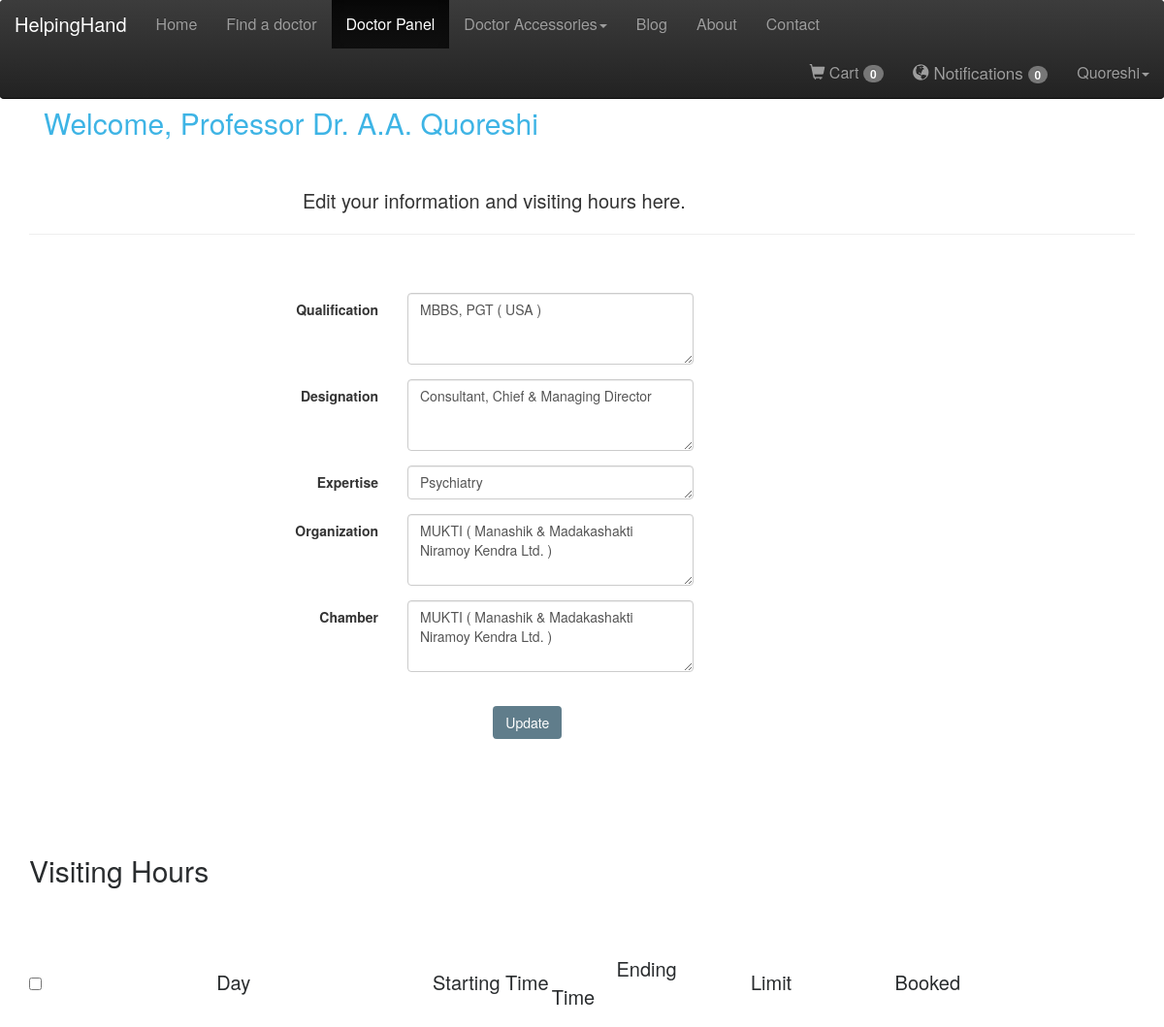
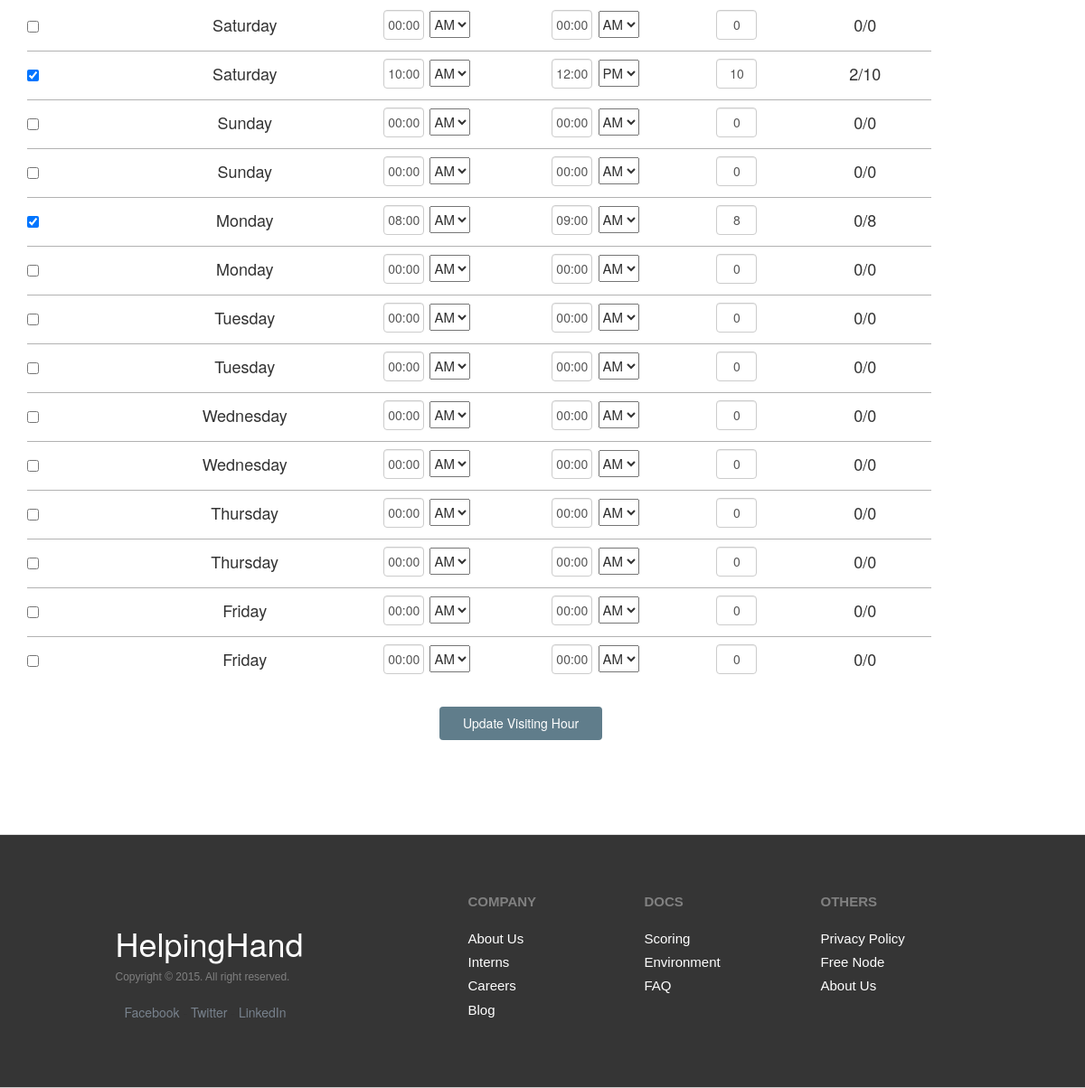
The page /dpanel.php (signed in) on the database its author committed (2 pictures, top to bottom).
### tables this page shows
CREATE TABLE IF NOT EXISTS `doctors` (
  `d_id` int(100) NOT NULL AUTO_INCREMENT,
  `u_id` int(100) NOT NULL,
  `name` varchar(200) NOT NULL,
  `qualification` varchar(1000) NOT NULL,
  `designation` varchar(200) NOT NULL,
  `expertise` varchar(200) NOT NULL,
  `organization` varchar(1000) NOT NULL,
  `chamber` varchar(1000) NOT NULL,
  `location` varchar(400) NOT NULL,
  `phn` varchar(100) NOT NULL,
  `email` varchar(100) NOT NULL,
  PRIMARY KEY (`d_id`)
);

### dpanel.php (the view, shortened to what this page needs)
<html>
	<head>
		<link rel="stylesheet" href="css/style.css"/>
		<link rel="stylesheet" href="bootstrap-3.3.2-dist/css/bootstrap.min.css"/>
		<link rel="stylesheet" href="bootstrap-3.3.2-dist/css/bootstrap-theme.min.css"/>
		<?php
			$servername = "localhost";
			$user = "root";
			$password = "";
			$dbname = "helphand";
			$conn = new mysqli($servername, $user, $password, $dbname);
		?>
	</head>
	<body>
		<div class="navbar-wrapper">
			<div class="container">
				<nav class="navbar navbar-inverse navbar-fixed-top" role="navigation">
					<div class="container">
						<div class="navbar-header">
							<a href="#" class="navbar-brand" style="font-size:20px;">HelpingHand</a>
						</div>
						<div class="navbar-collapse collapse" id="navbar">
							<?php
								if(isset($_POST['logout']))
								{
									$s="select * from cart";
									$result = $conn->query($s);
									$i=0;
									$q=array();
									$med=array();
									if ($result->num_rows!=0)
									{
										while($row = $result->fetch_assoc())
										{
											$q[$i]=$row["quan"];
											$med[$i]=$row["med_id"];
											$i=$i+1;
										}
									}
									$sql = "DELETE FROM cart";
									mysqli_query($conn, $sql);
									for($j=0;$j<$i;$j++)
									{
										$s="select quan from medicines where med_id='$med[$j]'";
										$result = $conn->query($s);
										if ($result->num_rows!=0)
										{
											if($row = $result->fetch_assoc())
											{
												$quant=$q[$j]+$row["quan"];
												$sql = "UPDATE medicines SET quan=\"$quant\" WHERE med_id='$med[$j]'";
												$conn->query($sql);
											}
										}
									}
									session_unset();
									session_destroy();
									navi();
									header('Location: index.php');
								}
								else if(isset($_SESSION['username']))
								{
									$cnt=0;
									$cnt1=0;
							?>
										<ul class="nav navbar-nav">
											<li><a href="index.php" style="font-size:16px;">Home</a></li>
											<li><a href="doctor.php" style="font-size:16px;">Find a doctor</a></li>
											<?php
												if($_SESSION['type']=="doctor")
												{
											?>
													<li class="active"><a href="#" style="font-size:16px;">Doctor Panel</a></li>
											<?php
												}
											?>
											<li class="dropdown">
											<a aria-expanded="false" role="button" data-toggle="dropdown" class="dropdown-toggle" href="#" style="font-size:16px;">Doctor Accessories<span class="caret"></span></a>
											</li>
											<li><a href="blog.php" style="font-size:16px;">Blog</a></li>
											<li><a href="about.php" style="font-size:16px;">About</a></li>
											<li><a href="contact.php" style="font-size:16px;">Contact</a></li>
										</ul>
										<ul class="nav navbar-nav navbar-right">
										<li><a href="cart.php" style="font-size:16px;"><span class="glyphicon glyphicon-shopping-cart"></span> Cart <span class="badge"style="font-size:12px;"><?php echo $cnt;?></span></a></li>
												<li><a href="notification.php" style="font-size:17px;"><span class="glyphicon glyphicon-globe" ></span> Notifications <span class="badge"style="font-size:12px;"><?php echo $cnt1;?></span></a></li>
												<li class="dropdown">
													<a aria-expanded="false" role="button" data-toggle="dropdown" class="dropdown-toggle" href="#" style="font-size:16px;"><?php echo $_SESSION["username"];?><span class="caret"></span></a>
												</li>
											</ul>
							<?php
								}
							?>
						</div>
					</div>
				</nav>
			</div>
		</div>
		<?php
			$d_id=0;
			$s="select * from doctors where email='".$_SESSION["email"]."'";
			$result = $conn->query($s);
			if ($result->num_rows!=0)
			{
				if($row = $result->fetch_assoc())
				{
					$d_id=$row["d_id"];
					$name=$row["name"];
					$qual=$row["qualification"];
					$desig=$row["designation"];
					$expert=$row["expertise"];
					$organ=$row["organization"];
					$cham=$row["chamber"];
				}
			}
		?>
		<div class="container" >
			<div class="page-header">
				<div class="container" style="margin-top:40px;">
					<h2 style="color:#3eb4e5;">Welcome, <?php echo $name;?></h2>
					<br>
					<p style="font-size:20px;">&nbsp;&nbsp;&nbsp;&nbsp;&nbsp;&nbsp;&nbsp;&nbsp;&nbsp;&nbsp;&nbsp;&nbsp;&nbsp;&nbsp;&nbsp;&nbsp;&nbsp;&nbsp;&nbsp;&nbsp;&nbsp;&nbsp;&nbsp;&nbsp;&nbsp;&nbsp;&nbsp;&nbsp;&nbsp;&nbsp;&nbsp;&nbsp;&nbsp;&nbsp;&nbsp;&nbsp;&nbsp;&nbsp;&nbsp;&nbsp;&nbsp;&nbsp;&nbsp;&nbsp;&nbsp;&nbsp;&nbsp;&nbsp;Edit your information and visiting hours here.</p>
				</div>
			</div>
			<br><br>
			<div class="row" >
				<div class="col-sm-8 col-sm-offset-2">
					<form id="defaultForm" method="post" class="form-horizontal" action="dpanel.php" enctype="multipart/form-data">
						<div class="form-group">
							<label class="col-sm-3 control-label">Qualification</label>
							<div class="col-sm-5">
							<textarea class="form-control" rows="3" name="qual"
											required data-fv-notempty-message="First name" placeholder="First name" maxlength="75"><?php echo $qual;?></textarea>
							</div>
						</div>
						<div class="form-group">
							<label class="col-sm-3 control-label">Designation</label>
							<div class="col-sm-5">
							<textarea class="form-control" rows="3" name="des"
											required data-fv-notempty-message="First name" placeholder="First name" maxlength="75"><?php echo $desig;?></textarea>
							</div>
						</div>
						<div class="form-group">
							<label class="col-sm-3 control-label">Expertise</label>
							<div class="col-sm-5">
							<textarea class="form-control" rows="1" name="exper" style="height:35px;"
											required data-fv-notempty-message="First name" placeholder="First name" maxlength="75"><?php echo $expert;?></textarea>
							</div>
						</div>
						<div class="form-group">
							<label class="col-sm-3 control-label">Organization</label>
							<div class="col-sm-5">
							<textarea class="form-control" rows="3" name="org"
											required data-fv-notempty-message="First name" placeholder="First name" maxlength="75"><?php echo $organ;?></textarea>
							</div>
						</div>
						<div class="form-group">
							<label class="col-sm-3 control-label">Chamber</label>
							<div class="col-sm-5">
							<textarea class="form-control" rows="3" name="chem"
											required data-fv-notempty-message="First name" placeholder="First name" maxlength="75"><?php echo $cham;?></textarea>
							</div>
						</div>
							<br>
							<div class="form-group">
							<div class="col-sm-8 col-sm-offset-4">
								<button type="submit" class="btn btn-beau" name="upp" value="upp">Update</button>
							</div>
						</div>
					</form>
				</div>
			</div>
		</div>
		<?php
			$day = array("Saturday","Saturday","Sunday","Sunday","Monday","Monday","Tuesday","Tuesday","Wednesday","Wednesday","Thursday","Thursday","Friday","Friday");
			$s="select * from visiting_hours where d_id=\"$d_id\"";
			$result = $conn->query($s);
			$s_id=array();
			$s_time=array();
			$e_time=array();
			$s_st=array();
			$e_st=array();
			$c_limit=array();
			$booked=array();
			$i=0;
			if ($result->num_rows!=0)
			{
				while($row = $result->fetch_assoc())
				{
					$s_id[$i]=$row["s_id"];
					$s_time[$i]=$row["s_time"];
					$e_time[$i]=$row["e_time"];
					$c_limit[$i]=$row["c_limit"];
					$s_st[$i]=$row["s_st"];
					$e_st[$i]=$row["e_st"];
					$s="select * from appointment where v_id='".$row["v_id"]."'";
					$result1 = $conn->query($s);
					$cnt=0;
					if ($result1->num_rows!=0)
					{
						while($row1 = $result1->fetch_assoc())
						{
							$cnt=$cnt+1;
						}
					}
					$booked[$i]=$cnt;
					$i=$i+1;
				}
			}
		?>
		<div class="container">
			<section class="shopping-cart">
			<br><br><br>
			<h2 class="title">Visiting Hours</h2>
			<br><br><br>
			<form action="dpanel.php" role="form"  method="post" enctype="multipart/form-data">
			<table class="items-list" id="tblDisplay">
			<tr id="chkrow">
				<th style="padding-bottom:20px;"><input type="checkbox" id="checkall" /></th>
			  <th style="padding-bottom:20px;font-size:20px;">&nbsp;&nbsp;&nbsp;&nbsp;&nbsp;&nbsp;&nbsp;&nbsp;&nbsp;&nbsp;Day</th>
			  <th style="padding-bottom:20px;font-size:20px;">&nbsp;&nbsp;&nbsp;&nbsp;&nbsp;&nbsp;&nbsp;&nbsp;&nbsp;&nbsp;&nbsp;&nbsp;&nbsp;Starting Time</th>
			  <th style="padding-bottom:20px;font-size:20px;">&nbsp;&nbsp;&nbsp;&nbsp;&nbsp;&nbsp;&nbsp;&nbsp;&nbsp;&nbsp;&nbsp;&nbsp;Ending Time</th>
			  <th style="padding-bottom:20px;font-size:20px;">&nbsp;&nbsp;&nbsp;&nbsp;&nbsp;Limit</th>
			  <th style="padding-bottom:20px;font-size:20px;">&nbsp;&nbsp;&nbsp;&nbsp;&nbsp;&nbsp;&nbsp;Booked</th>
			</tr>
				<tbody>
					<?php
					$k=1;
					while($k<=14)
					{
					?>
					<tr class="item">
					  <?php
						$j=0;
						$t=0;
						while($j<$i)
						{
							if($s_id[$j]==$k)
							{
								$t=1;
					  ?>
					  <td style="width:100px;">
							<input type="checkbox" name="visit[]" value=<?php echo $k;?> checked>
						</td>
					  <td style="width:150px;text-align:center;"><?php echo $day[$k-1];?></td>
					  <td class="qnt-count" style="width:100px;text-align:center;font-size:15px;">
						<input type="text" id="start" name="start[]" value=<?php echo $s_time[$j];?> class="form-control" style="height:33px;width:45px;">
						<select class="dropdown" style="height:30px" name="ap[]" id="ap">
							<?php
								if($s_st[$j]=="AM")
								{
							?>
							<option value="AM" selected>AM</option>
							<?php
								}
								else
								{
							?>
									<option value="AM">AM</option>
									<option value="PM"selected>PM</option>
							<?php
								}
								?>
						</select>
					  </td>
					  <td class="qnt-count" style="width:100px;text-align:center; font-size:15px;">
						<input type="text" id="end" name="end[]" value=<?php echo $e_time[$j];?> class="form-control" style="height:33px;width:45px;" >
						<select class="dropdown" style="height:30px;" name="ap1[]" id="ap1">
							<?php
								if($e_st[$j]=="AM")
								{
							?>
							<option value="AM" selected>AM</option>
							<?php
								}
								else
								{
							?>
									<option value="PM"selected>PM</option>
							<?php
								}
								?>
						</select>
					  </td>
					  <td class="qnt-count" style="width:100px;text-align:center;">
							<input type="text" id="limit" name="limit[]" value=<?php echo $c_limit[$j];?> class="form-control" style="height:33px;width:45px;">
					  </td>
					  <td style="width:100px;text-align:center;"><?php echo $booked[$j]?>/<?php echo $c_limit[$j];?></td>
					  <?php
							}
							$j=$j+1;
						}
						if($t==0)
						{
					  ?>
						<td style="width:100px;">
							<input type="checkbox" name="visit[]" value=<?php echo $k;?> />
						</td>
						<td style="width:150px;text-align:center;"><?php echo $day[$k-1];?></td>
						<td class="qnt-count" style="width:100px;text-align:center;font-size:15px;">
						<input type="text" id="start" name="start[]" value="00:00" class="form-control" style="height:33px;width:45px;">
						<select class="dropdown" style="height:30px" name="ap[]" id="ap">
							<option value="AM" selected>AM</option>
						</select>
					  </td>
					  <td class="qnt-count" style="width:100px;text-align:center; font-size:15px;">
						<input type="text" id="end" name="end[]" value="00:00" class="form-control" style="height:33px;width:45px;" />
						<select class="dropdown" style="height:30px;" name="ap1[]" id="ap1">
							<option value="AM" selected>AM</option>
						</select>
					  </td>
					  <td class="qnt-count" style="width:100px;text-align:center;">
							<input type="text" id="limit" name="limit[]" value="0" class="form-control" style="height:33px;width:45px;">
					  </td>
					  <td style="width:100px;text-align:center;">0/0</td>
					  <?php
						}
					  ?>
					</tr>
					<?php
						$k=$k+1;
					}
					?>
						</tbody></table>
						<div class="buttons group" style="padding-bottom:50px;">
							<button type="submit" class="btn btn-beau" name="st" value="st" style="height:37px;width:180px;margin-left:40%;">Update Visiting Hour</button>
						</div>
						</form>
            <br><br>
      </section>
		</div>
		<link href="css/font-awesome.min.css" rel="stylesheet">
		<footer>
			<div class="footer" id="footer" style="background-color:#353535;">
				<div class="container">
					<div class="row">
						<div class="col-sm-4 col-xs-offset-1">
							<h1 style="color:white;">HelpingHand</h1>
							<p id="footercopy"> Copyright &copy 2015. All right reserved. </p>
							<p style="padding-left:10px;">
								<a target="_blank" href="https://www.facebook.com">Facebook</a>
								<a target="_blank" href="https://twitter.com">Twitter</a>
								<a target="_blank" href="https://www.linkedin.com">LinkedIn</a>
							</p>
						</div>
						<div class="col-sm-2">
							<h3 id="footertext"> Company </h3>
							<ul>
								<li> <a href="#" id="footerli"> About Us </a> </li>
								<li> <a href="#" id="footerli"> Interns </a> </li>
								<li> <a href="#" id="footerli"> Careers </a> </li>
								<li> <a href="#" id="footerli"> Blog </a> </li>
							</ul>
						</div>
						<div class="col-sm-2">
							<h3 id="footertext"> Docs </h3>
							<ul>
								<li> <a href="#" id="footerli"> Scoring </a> </li>
								<li> <a href="#" id="footerli"> Environment </a> </li>
								<li> <a href="#" id="footerli"> FAQ </a> </li>
							</ul>
						</div>
						<div class="col-sm-2">
							<h3 id="footertext"> Others </h3>
							<ul>
								<li> <a href="#" id="footerli"> Privacy Policy </a> </li>
								<li> <a href="#" id="footerli"> Free Node </a> </li>
								<li> <a href="#" id="footerli"> About Us </a> </li>
							</ul>
						</div>
					</div>
				</div>
			</div>
		</footer>
	</body>
</html>

### css/style.css (style rules this page uses)
body { color: #5a5a5a; }
.navbar-wrapper { left: 0; position: absolute; right: 0; top: 0; z-index: 20; }
.navbar-wrapper > .container { padding-left: 0; padding-right: 0; }
.navbar-wrapper .navbar { padding-left: 15px; padding-right: 15px; }
.navbar-wrapper .navbar .container { width: auto; }
@media (min-width: 768px) { .navbar-wrapper { margin-top: 20px; } }
@media (min-width: 768px) { .navbar-wrapper .container { padding-left: 15px; padding-right: 15px; } }
@media (min-width: 768px) { .navbar-wrapper .navbar { padding-left: 0; padding-right: 0; } }
@media (min-width: 768px) { .navbar-wrapper .navbar { border-radius: 4px; } }
.footer { background: #EDEFF1; height: auto; padding-bottom: 20px; position: relative; width: 100%; border-bottom: 1px solid #CCCCCC; border-top: 1px solid #DDDDDD; }
.footer p { margin: 0; }
.footer h3 { color: #54697E; font-size: 18px; font-weight: 600; line-height: 27px; padding: 40px 0 2px; text-transform: uppercase; }
.footer ul { font-size: 13px; list-style-type: none; margin-left: 0; padding-left: 0; margin-top: 15px; color: #7F8C8D; }
.footer ul li a { padding: 0 0 5px 0; display: block; }
.footer a { color: #78828D }
#footertext { font-family:sans-serif;-webkit-text-size-adjust:100%;-ms-text-size-adjust:100%; font-size:15px; color:gray; }
#footercopy { font-family:sans-serif;-webkit-text-size-adjust:100%;-ms-text-size-adjust:100%; font-size:12px; color:gray; }
#footerli { font-family:sans-serif;-webkit-text-size-adjust:100%;-ms-text-size-adjust:100%; font-size:15px; color:white; text-decoration:none; }

### dpanel.php (style rules this page uses)
body { padding-top:50px; }

### rows shown on the page
doctors: name "Professor Dr. A.A. Quoreshi", qual "MBBS, PGT ( USA )", des "Consultant, Chief & Managing Director", exper "Psychiatry", org "MUKTI ( Manashik & Madakashakti Niramoy Kendra Ltd. )", chem "MUKTI ( Manashik & Madakashakti Niramoy Kendra Ltd. )"

### other values the page prints
$cnt "0"
$cnt1 "0"
$_SESSION["username"] "Quoreshi"
$day[$k-1] "Saturday"
$booked[$j] "2"
$c_limit[$j] "10"
$day[$k-1] "Sunday"
$day[$k-1] "Monday"
$booked[$j] "0"
$c_limit[$j] "8"
$day[$k-1] "Tuesday"
$day[$k-1] "Wednesday"
$day[$k-1] "Thursday"
$day[$k-1] "Friday"
